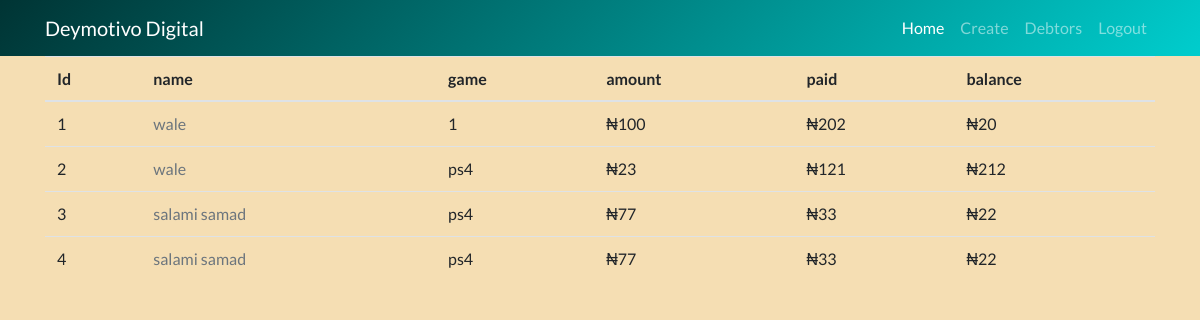
The page /debts/ (signed in) on the database as committed earlier.
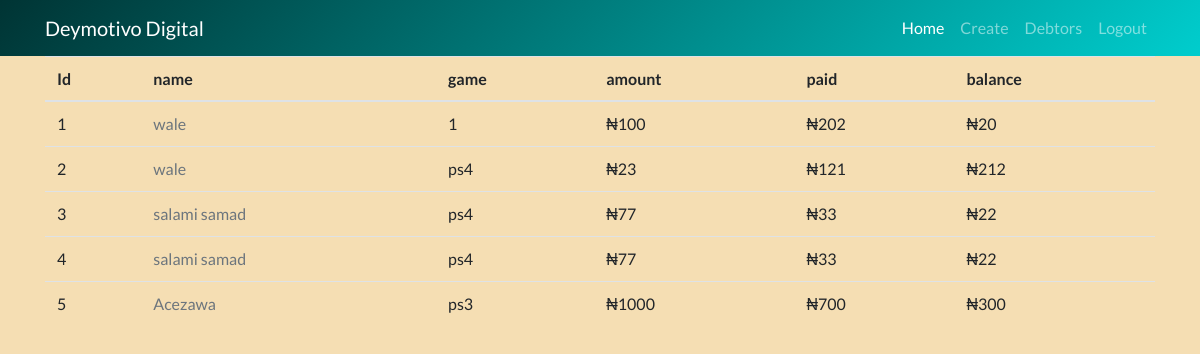
The same page on the database as committed later.
### store/models.py (models this page shows, shortened)
class Debt(models.Model):
    CHOICES = {
        ('ps2', 'ps2'),
        ('ps3', 'ps3'),
        ('ps4', 'ps4')
    }
    name = models.CharField(max_length=50, null=True)
    game = models.CharField(null=True,max_length=200, choices=CHOICES)
    amount = models.IntegerField(null=True)
    paid = models.IntegerField(null=True)
    balance = models.IntegerField(null=True)
    date = models.DateTimeField(default=timezone.now)
    keeper = models.ForeignKey(User, on_delete=models.CASCADE)

### store/views.py (the view)
# urls.py: path('debts/', DebtList.as_view(), name='debt_list'),
class DebtList(LoginRequiredMixin, ListView):
    model = Debt
    template_name = 'store/debt_list.html'
    context_object_name = 'debts'

### store/templates/store/debt_list.html (shortened to what this page needs)
{% extends 'store/base.html' %}
{% block content %}
<div class="">
    <table class="table">
      <thead>
        <tr>
          <th>Id</th>
          <th>name</th>
          <th>game</th>
          <th>amount</th>
          <th>paid</th>
          <th>balance</th>
        </tr>
      </thead>
      <tbody>
        {% for debt in debts %}
        <tr>
          <td>{{forloop.counter}}</td>
          <td><a href="{% url 'debt_detail' debt.id %}" class="text-muted">{{debt.name}}</a></td>
          <td>{{debt.game}}</td>
          <td>₦{{debt.amount}}</td>
          <td>₦{{debt.paid}}</td>
          <td>₦{{debt.balance}}</td>
        </tr>
{% endfor %}
    </table>
{% endblock content %}

Rows that differ between the two databases and show on the page:
added Debt: name "Acezawa", game "ps3", amount "1000", paid "700", balance "300"
